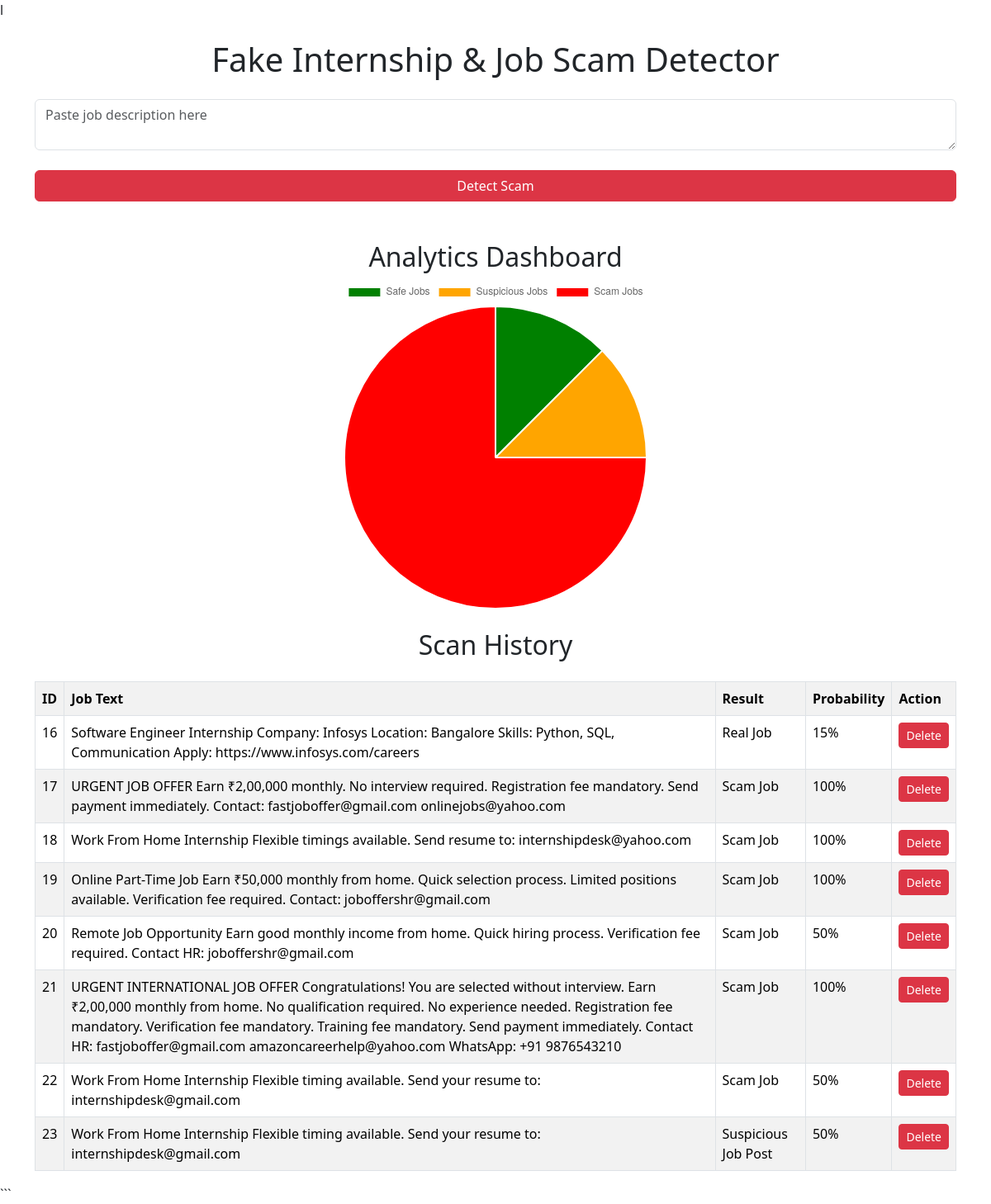
The page / on the database its author committed.
### tables this page shows
CREATE TABLE scans (

    id INTEGER PRIMARY KEY AUTOINCREMENT,

    job_text TEXT,

    result TEXT,

    probability INTEGER

);

### app.py (the view, shortened to what this page needs)
@app.route('/', methods=['GET', 'POST'])
def home():
    result = None
    conn = sqlite3.connect("scam_jobs.db")
    cursor = conn.cursor()
    cursor.execute("SELECT * FROM scans")
    history = cursor.fetchall()
    conn.close()
    safe_count = 0
    suspicious_count = 0
    scam_count = 0
    for row in history:
        if row[2] == "Real Job":
            safe_count += 1
        elif row[2] == "Suspicious Job Post":
            suspicious_count += 1
        else:
            scam_count += 1
    return render_template(
        'index.html',
        result=result,
        history=history,
        safe_count=safe_count,
        suspicious_count=suspicious_count,
        scam_count=scam_count
    )

### templates/index.html (shortened to what this page needs)
<!DOCTYPE html>
<html>
<head>l
    <link href="https://cdn.jsdelivr.net/npm/bootstrap@5.3.3/dist/css/bootstrap.min.css" rel="stylesheet">
    <link rel="stylesheet" href="/static/style.css">
</head>
<body>
<div class="container mt-4">
    <h1 class="mb-4 text-center">
        Fake Internship & Job Scam Detector
    </h1>
    <form method="POST">
        <textarea
            name="job_text"
            placeholder="Paste job description here"
            class="form-control"
        ></textarea>
        <br>
        <button type="submit" class="btn btn-danger w-100">
            Detect Scam
        </button>
    </form>
    <br>
    <br>
    <h2 class="text-center">
        Analytics Dashboard
    </h2>
    <div style="width:100%; max-width:400px; margin:auto;">
        <canvas id="scamChart"></canvas>
    </div>
    <script>
    const ctx = document.getElementById('scamChart');
    new Chart(ctx, {
        type: 'pie',
        data: {
            labels: [
                'Safe Jobs',
                'Suspicious Jobs',
                'Scam Jobs'
            ],
            datasets: [{
                data: [
                    {{ safe_count }},
                    {{ suspicious_count }},
                    {{ scam_count }}
                ],
                backgroundColor: [
                    'green',
                    'orange',
                    'red'
                ]
            }]
        },
        options: {
            responsive: true,
            maintainAspectRatio: true
        }
    });
    </script>
    <br>
    <h2 class="text-center">
        Scan History
    </h2>
    <div class="table-responsive">
        <table class="table table-bordered table-striped mt-3">
            <tr>
                <th>ID</th>
                <th>Job Text</th>
                <th>Result</th>
                <th>Probability</th>
                <th>Action</th>
            </tr>
            {% for row in history %}
            <tr>
                <td>{{ row[0] }}</td>
                <td>{{ row[1] }}</td>
                <td>{{ row[2] }}</td>
                <td>{{ row[3] }}%</td>
                <td>
                    <a href="/delete/{{ row[0] }}">
                        <button class="btn btn-danger btn-sm">
                            Delete
                        </button>
                    </a>
                </td>
            </tr>
            {% endfor %}
        </table>
    </div>
</div>
</body>
</html>

### rows shown on the page
scans: id "16", job_text "Software Engineer Internship Company: Infosys Location: Bangalore Skills: Python, SQL, Communication Apply: https://www.infosys.com/careers", result "Real Job", probability "15"
scans: id "17", job_text "URGENT JOB OFFER Earn ₹2,00,000 monthly. No interview required. Registration fee mandatory. Send payment immediately. Contact: fastjoboffer@gmail.com onlinejobs@yahoo.com", result "Scam Job", probability "100"
scans: id "18", job_text "Work From Home Internship Flexible timings available. Send resume to: internshipdesk@yahoo.com", result "Scam Job", probability "100"
scans: id "19", job_text "Online Part-Time Job Earn ₹50,000 monthly from home. Quick selection process. Limited positions available. Verification fee required. Contact: joboffershr@gmail.com", result "Scam Job", probability "100"
scans: id "20", job_text "Remote Job Opportunity Earn good monthly income from home. Quick hiring process. Verification fee required. Contact HR: joboffershr@gmail.com", result "Scam Job", probability "50"
scans: id "21", job_text "URGENT INTERNATIONAL JOB OFFER Congratulations! You are selected without interview. Earn ₹2,00,000 monthly from home. No qualification required. No experience needed. Registration fee mandatory. Verification fee mandatory. Training fee mandatory. Send payment immediately. Contact HR: fastjoboffer@gmail.com amazoncareerhelp@yahoo.com WhatsApp: +91 9876543210", result "Scam Job", probability "100"
scans: id "22", job_text "Work From Home Internship Flexible timing available. Send your resume to: internshipdesk@gmail.com", result "Scam Job", probability "50"
scans: id "23", job_text "Work From Home Internship Flexible timing available. Send your resume to: internshipdesk@gmail.com", result "Suspicious Job Post", probability "50"

### other values the page prints
chart data {{ safe_count }} 1
chart data {{ suspicious_count }} 1
chart data {{ scam_count }} 6
